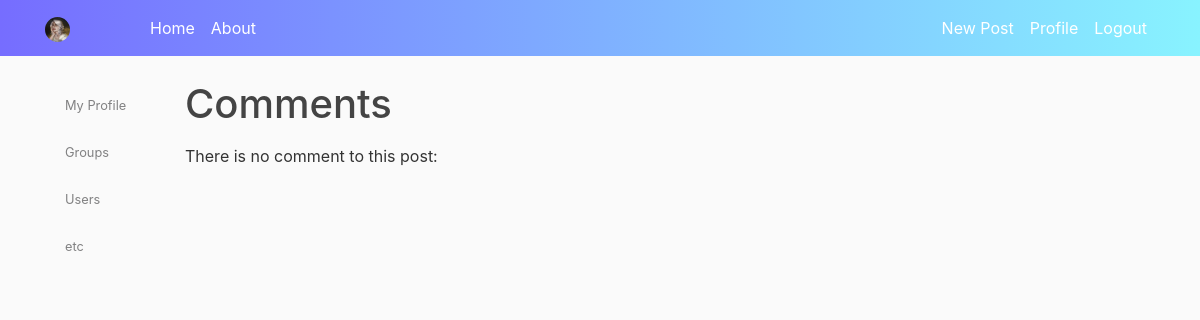
/articles/8/comments/ (signed in), run on an earlier commit of the app's database.
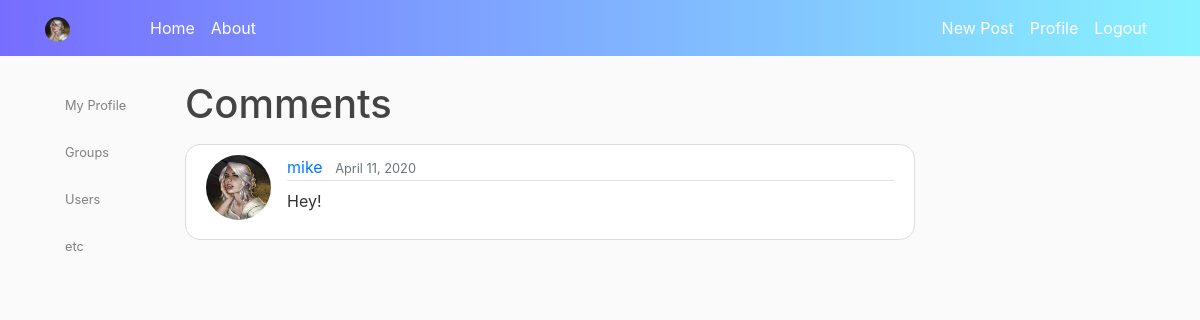
And on a later commit of the database.
### articles/models.py (models this page shows, shortened)
class Comment(models.Model):
	author = models.ForeignKey(User, on_delete=models.CASCADE)
	post = models.ForeignKey(Article, on_delete=models.CASCADE)
	content = models.TextField(null=False)
	pub_date = models.DateTimeField('Date Published', auto_now_add=True)
	class Meta:
		ordering = ['pub_date']
	def get_absolute_url(self):
		return reverse('articles:comments-detail', kwargs={'id':self.post.id, 'pk':self.pk})

### users/models.py (models this page shows, shortened)
class CustomUser(AbstractUser):
	photo = models.ImageField(upload_to = 'profile_pics/', default = 'default.jpg')

### articles/views.py (the view)
# urls.py: path('comments/', CommentListView.as_view(), name='comments-list'),
class CommentListView(LoginRequiredMixin, ListView):
	template_name = 'comments/comment_list.html'
	model = Comment

### templates/comments/comment_list.html (shortened to what this page needs)
{% extends 'base.html' %}
{% block content %}
    <h1 class="mb-3">Comments {{ instance.author.username }} </h1>
    {% if object_list %}
      {% for instance in object_list %}
          <article class="media content-section">
            <img class="rounded-circle article-img" src="{{ instance.author.photo.url }}">
            <div class="media-body">
              <div class="article-metadata">
                <a class="mr-2" href="{{ instance.get_absolute_url }}">{{ instance.author.username }}</a>
                <small class="text-muted">{{ instance.pub_date|date:"F d, Y" }}</small>
              </div>
              <p>{{ instance.content|safe }}</p>
            </div>
          </article>
      {% endfor %}
    {% else %}
    <p> There is no comment to this post: {{ instance.post.header }}</p>
    {% endif %}
{% endblock content %}

What changed in the data, as far as the page shows it:
added Comment: author.photo (picture), author.username "mike", pub_date "April 11, 2020", content "Hey!"
Also different on the page:
text no longer shown: "There is no comment to this post:"
